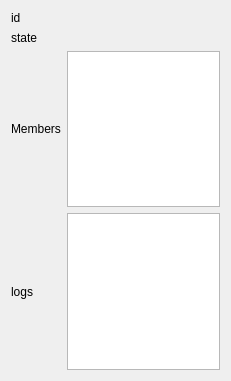
<?xml version="1.0" encoding="UTF-8"?>
<ui version="4.0">
 <class>Details</class>
 <widget class="QDialog" name="Details">
  <property name="geometry">
   <rect>
    <x>0</x>
    <y>0</y>
    <width>231</width>
    <height>381</height>
   </rect>
  </property>
  <property name="windowTitle">
   <string>Form</string>
  </property>
  <layout class="QGridLayout" name="gridLayout_2">
   <item row="0" column="0">
    <layout class="QGridLayout" name="gridLayout">
     <item row="1" column="0">
      <widget class="QLabel" name="label_3">
       <property name="text">
        <string>state</string>
       </property>
      </widget>
     </item>
     <item row="2" column="0">
      <widget class="QLabel" name="label_2">
       <property name="text">
        <string>Members</string>
       </property>
      </widget>
     </item>
     <item row="0" column="1">
      <widget class="QLabel" name="id">
       <property name="text">
        <string/>
       </property>
      </widget>
     </item>
     <item row="0" column="0">
      <widget class="QLabel" name="label">
       <property name="text">
        <string>id</string>
       </property>
      </widget>
     </item>
     <item row="1" column="1">
      <widget class="QLabel" name="state">
       <property name="text">
        <string/>
       </property>
      </widget>
     </item>
     <item row="2" column="1">
      <widget class="QListWidget" name="members"/>
     </item>
     <item row="3" column="0">
      <widget class="QLabel" name="label_4">
       <property name="text">
        <string>logs</string>
       </property>
      </widget>
     </item>
     <item row="3" column="1">
      <widget class="QListWidget" name="logs"/>
     </item>
    </layout>
   </item>
  </layout>
 </widget>
 <resources/>
 <connections/>
</ui>
